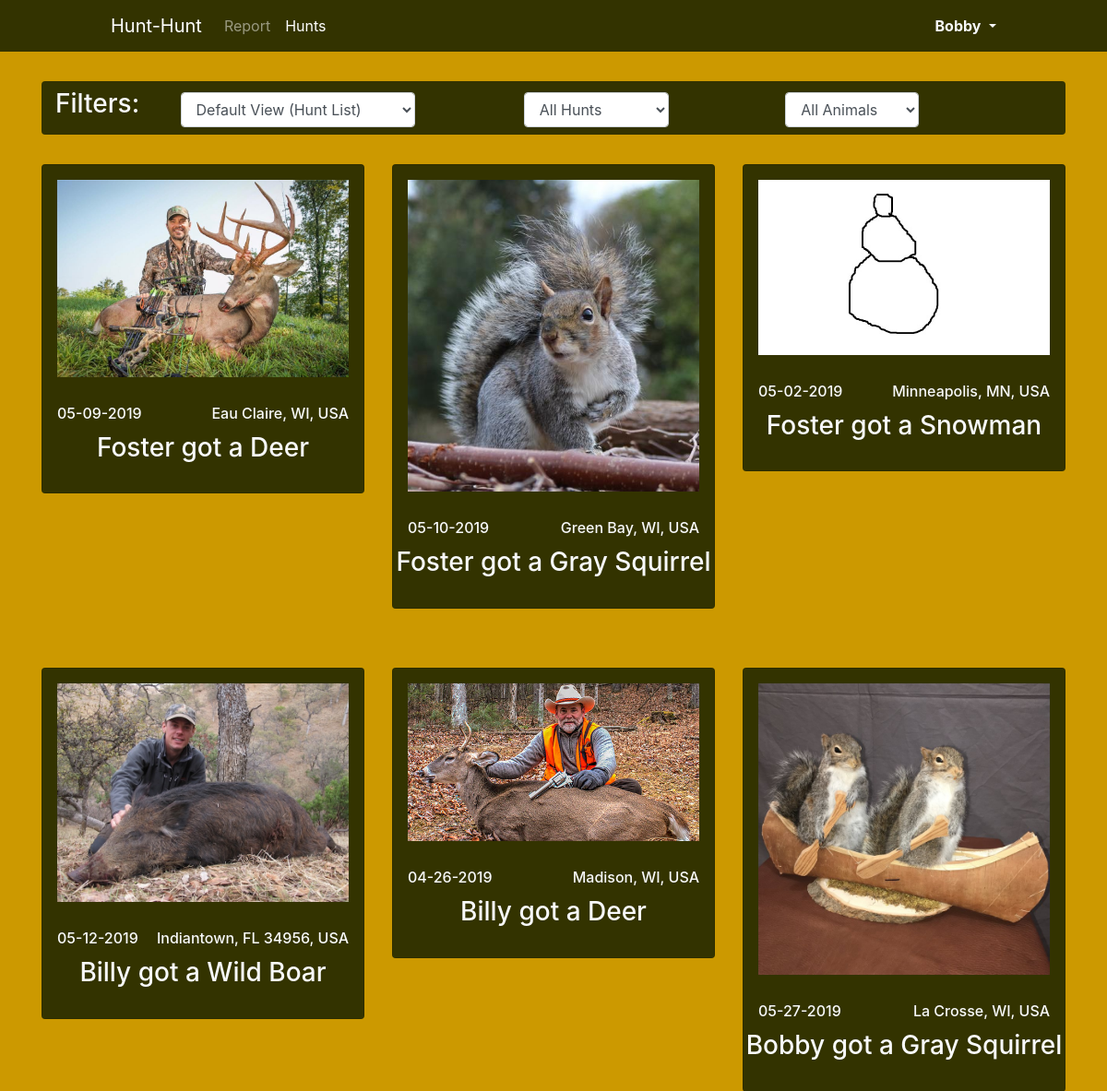
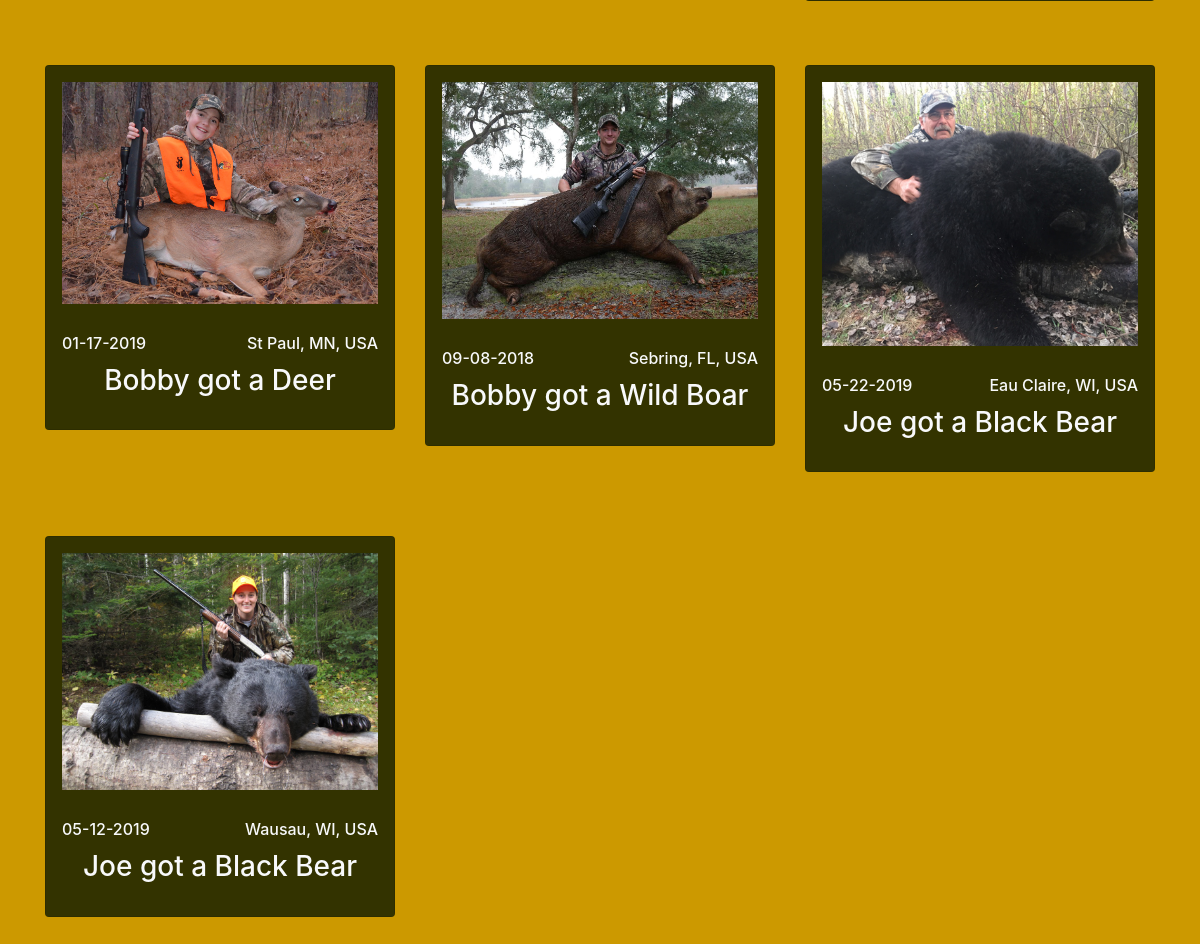
The page /hunts.php (signed in) on the database its author committed (2 pictures, top to bottom).
### tables this page shows
CREATE TABLE `hunts` (
  `hunt_id` int(11) NOT NULL,
  `huntDate` date NOT NULL,
  `isSuccess` varchar(10) NOT NULL,
  `animal_id` int(11) NOT NULL,
  `location_id` int(11) NOT NULL,
  `user_id` int(11) NOT NULL
);

CREATE TABLE `locations` (
  `location_id` int(11) NOT NULL,
  `locationName` varchar(64) NOT NULL,
  `longitude` double NOT NULL,
  `latitude` double NOT NULL
);

CREATE TABLE `users` (
  `user_id` int(11) NOT NULL,
  `username` varchar(64) NOT NULL,
  `password` varchar(256) NOT NULL
);

CREATE TABLE `animals` (
  `animal_id` int(11) NOT NULL,
  `animalName` varchar(64) NOT NULL
);

### hunts.php (the view, shortened to what this page needs)
<?php
  $database = new Connection();
  $conn = $database->openConnection();
  $view = "huntView";
  $huntSelector = "allHunts";
  $addSuccessesOnly = " WHERE hunts.isSuccess = 'true'";
  $addUserHuntsToQuery = "";
  $addAnimalToQuery = "";
  $query = 'SELECT * FROM  hunts
                      INNER JOIN animals ON hunts.animal_id = animals.animal_id
                        INNER JOIN users ON hunts.user_id = users.user_id
                          INNER JOIN locations ON hunts.location_id = locations.location_id' . $addUserHuntsToQuery . $addAnimalToQuery . $addSuccessesOnly . ';';
  $statement = $conn->prepare($query);
  $statement->execute();
  $hunt_tuples = $statement->fetchAll();
?>
<!DOCTYPE html>
<html>
  <head>
    <link rel="stylesheet" href="https://stackpath.bootstrapcdn.com/bootstrap/4.3.1/css/bootstrap.min.css">
    <link rel="stylesheet" type="text/css" href="hunt.css">
  </head>
  <body>
    <?php include 'nav.php' ?>
    <div class="container">
      <div class="pt-3">
          <form method="get">
            <div class="row rounded green pt-2 pb-2 mx-auto">
              <div class="col-1 text-light">
                <h3>Filters: </h3>
              </div>
              <div class="col col-sm-4 pt-1">
    						<select style="width: auto; margin: auto;" class="form-control" onchange="this.form.submit()" name="view">
    							<option value="huntView" <?php if($view == 'huntView') { echo " selected"; } ?>>Default View (Hunt List)</option>
    						</select>
              </div>
              <?php if(isset($_SESSION['username'])){?>
                <div class="col col-sm-3 pt-1">
                  <select style="width: auto; margin: auto;" class="form-control" onchange="this.form.submit()" name="huntSelector">
                    <option value="allHunts" <?php if($huntSelector == 'allHunts') { echo " selected"; } ?>>All Hunts</option>
                  </select>
                </div>
              <?php } ?>
              <div class="col col-sm-3 pt-1">
                <select style="width: auto; margin: auto;" class="form-control" onchange="this.form.submit()" name="animalSelector">
                  <option value="allAnimals">All Animals</option>
                </select>
              </div>
            </div>
					</form>
        </div>
      <?php if($view == 'huntView') { ?>
        <div class="row">
          <?php
            foreach ($hunt_tuples as $hunt) {
              if($hunt['isSuccess'] == 'true'){
                $dateToString = $hunt['huntDate'];
                $dateSplit = explode("-", $dateToString);
                $stringDate = $dateSplit[1] . '-' . $dateSplit[2] . '-' . $dateSplit[0];
    					    if(isset($_SESSION['username'])){$currentUserID = $_SESSION['user_id'];} ?>
    							<div class="col-12 col-sm-6 col-md-6 col-lg-5 col-xl-4 mt-3 pt-3 pb-3" id="hunt<?php echo $hunt['hunt_id']; ?>">
    								<div class="card mb-3 green">
    									<img src="images/hunt<?php echo $hunt['hunt_id']; ?>.jpg" class="d-block w-300 mx-auto m-3 rounded-more img-fluid pl-3 pr-3" alt="Picture of <?php echo $hunt['user_id']; ?>">
    									<div class="card-body pl-0 ml-0 pr-0 mr-0 text-light green ">
                        <h6 class="card-subtitle float-left pl-3"><?php echo $stringDate; ?></h6>
                        <h6 class="card-subtitle float-right pr-3"><?php echo $hunt['locationName']; ?></h6>
                        <h3 class="card-title mx-auto text-center"><?php echo $hunt['username'] . ' got a ' . $hunt['animalName']; ?></h3>
    									</div>
    								</div>
    							</div>
  				     <?php }
             }?>
  			</div>
      <?php } ?>
    </div>
  </body>
</html>

### hunt.css (style rules this page uses)
body { background-color: #CC9900; }
.green { background-color: #333300; }
.rounded-more { border-radius: 10px; }

### rows shown on the page
hunts: shows a picture, huntDate "05-09-2019", location.locationName "Eau Claire, WI, USA", user.username "Foster", animal.animalName "Deer"
hunts: shows a picture, huntDate "05-10-2019", location.locationName "Green Bay, WI, USA", user.username "Foster", animal.animalName "Gray Squirrel"
hunts: shows a picture, huntDate "05-02-2019", location.locationName "Minneapolis, MN, USA", user.username "Foster", animal.animalName "Snowman"
hunts: shows a picture, huntDate "05-12-2019", location.locationName "Indiantown, FL 34956, USA", user.username "Billy", animal.animalName "Wild Boar"
hunts: shows a picture, huntDate "04-26-2019", location.locationName "Madison, WI, USA", user.username "Billy", animal.animalName "Deer"
hunts: shows a picture, huntDate "05-27-2019", location.locationName "La Crosse, WI, USA", user.username "Bobby", animal.animalName "Gray Squirrel"
hunts: shows a picture, huntDate "01-17-2019", location.locationName "St Paul, MN, USA", user.username "Bobby", animal.animalName "Deer"
hunts: shows a picture, huntDate "09-08-2018", location.locationName "Sebring, FL, USA", user.username "Bobby", animal.animalName "Wild Boar"
hunts: shows a picture, huntDate "05-22-2019", location.locationName "Eau Claire, WI, USA", user.username "Joe", animal.animalName "Black Bear"
hunts: shows a picture, huntDate "05-12-2019", location.locationName "Wausau, WI, USA", user.username "Joe", animal.animalName "Black Bear"

### other values the page prints
$_SESSION['username'] "Bobby"
